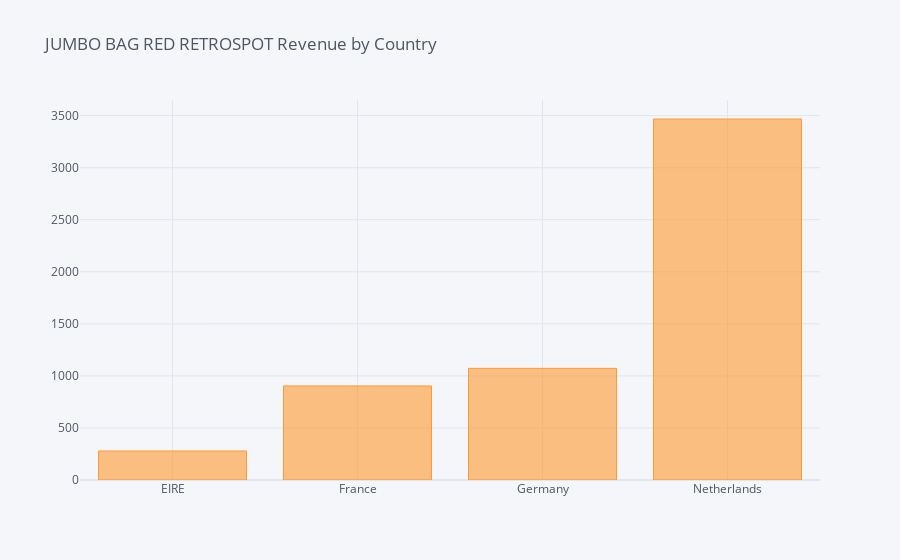

Write notebook code for a chart like this one.
### Code cell
for product in product_list:
    sorted_list = data[(data['Description'] == product) & ((data['Country'] == 'EIRE') | (data['Country'] == 'Germany') | (data['Country'] == 'France') | (data['Country'] == 'Netherlands'))]
    sorted_list = sorted_list.groupby('Country')['Revenue'].sum()
    sorted_list.iplot(kind = 'bar', title = product + ' Revenue by Country')

### Figure 1 — Plotly figure (JSON) as saved in the notebook; plotly's stock layout.template omitted (floating-point values rounded to 4 significant figures)
{"data": [{"marker": {"color": "rgba(255, 153, 51, 0.6)", "line": {"color": "rgba(255, 153, 51, 1.0)", "width": 1}}, "name": "Revenue", "orientation": "v", "text": "", "type": "bar", "x": ["EIRE", "France", "Germany", "Netherlands"], "y": [278.7, 903.4, 1073.0, 3468]}], "layout": {"legend": {"bgcolor": "#F5F6F9", "font": {"color": "#4D5663"}}, "paper_bgcolor": "#F5F6F9", "plot_bgcolor": "#F5F6F9", "title": {"font": {"color": "#4D5663"}, "text": "JUMBO BAG RED RETROSPOT Revenue by Country"}, "xaxis": {"gridcolor": "#E1E5ED", "showgrid": true, "tickfont": {"color": "#4D5663"}, "title": {"font": {"color": "#4D5663"}, "text": ""}, "zerolinecolor": "#E1E5ED"}, "yaxis": {"gridcolor": "#E1E5ED", "showgrid": true, "tickfont": {"color": "#4D5663"}, "title": {"font": {"color": "#4D5663"}, "text": ""}, "zerolinecolor": "#E1E5ED"}}}
